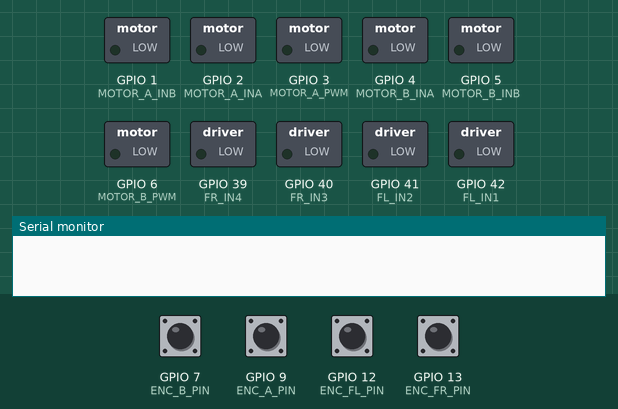
This sketch was run on a simulated ESP32-S3. Shown: switched loads named in the sketch (green lamp = pin HIGH), the last lines printed to the serial monitor. The inputs (shaded band) are chosen by the test bench; at power-on: GPIO 7 (ENC_B_PIN), GPIO 9 (ENC_A_PIN), GPIO 12 (ENC_FL_PIN), GPIO 13 (ENC_FR_PIN) HIGH.

Above: at 0.0 s.
At 1.1 s:
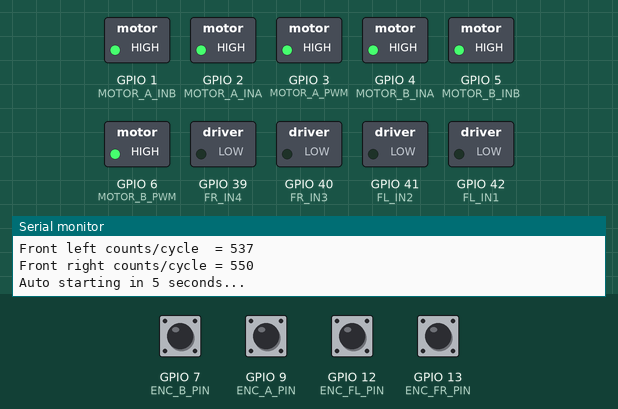
At 6.1 s:
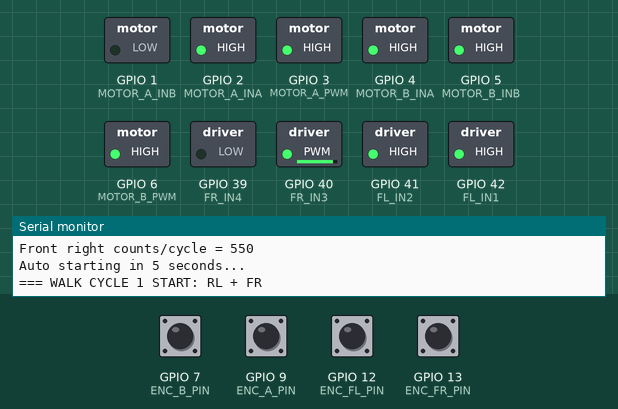
At 14.1 s:
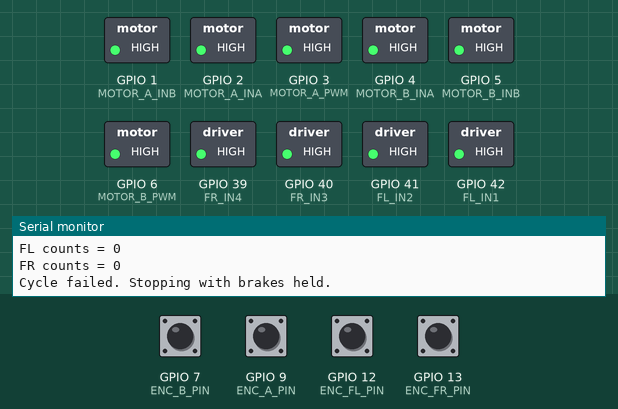
Timing chart, 0 to 15.6 s (numbered marks = the images above):
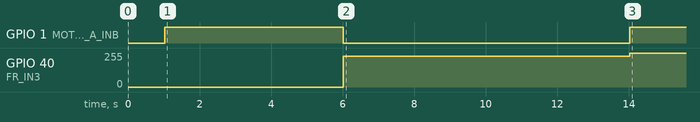

The sketch:

full_walk_2nditer.ino
```cpp
// ============================================================
// STAIR Robot — Diagonal Pair Walking Test (A A B B)
// Keep everything else the same as your pasted code:
// - same pins
// - same speed tuning
// - same stop/brake behavior
// - no delay between cycles
//
// Pattern:
//   Cycle 1: RL + FR
//   Cycle 2: RL + FR
//   Cycle 3: RR + FL
//   Cycle 4: RR + FL
//   Then repeat...
// ============================================================

// ---------------- Rear motor pins ----------------
#define MOTOR_A_INA   2
#define MOTOR_A_INB   1
#define MOTOR_A_PWM   3

#define MOTOR_B_INA   4
#define MOTOR_B_INB   5
#define MOTOR_B_PWM   6

// ---------------- Rear encoder pins ----------------
#define ENC_A_PIN     9   // rear left
#define ENC_B_PIN     7   // rear right

// ---------------- Front motor pins ----------------
#define FL_IN1        42
#define FL_IN2        41

#define FR_IN3        40
#define FR_IN4        39

// ---------------- Front encoder pins ----------------
#define ENC_FL_PIN    12
#define ENC_FR_PIN    13

// ---------------- Change this as needed ----------------
const int NUM_WALK_CYCLES = 30;

// ---------------- Counts ----------------
const long REAR_LEFT_COUNTS_PER_CYCLE   = 700;
const long REAR_RIGHT_COUNTS_PER_CYCLE  = 700;
const long FRONT_LEFT_COUNTS_PER_CYCLE  = 537;
const long FRONT_RIGHT_COUNTS_PER_CYCLE = 550;

// ---------------- Speed tuning ----------------
#define REAR_SPEED_MAX             255
#define REAR_SPEED_MIN             60
#define REAR_RAMP_DOWN_THRESHOLD   220

#define FRONT_SPEED_MAX            230
#define FRONT_SPEED_MIN            60
#define FRONT_RAMP_DOWN_THRESHOLD  160

#define TIMEOUT_MS                 8000

volatile long encCountA  = 0;   // rear left
volatile long encCountB  = 0;   // rear right
volatile long encCountFL = 0;   // front left
volatile long encCountFR = 0;   // front right

// ============================================================
// ISRs
// ============================================================
void IRAM_ATTR encoderA_ISR() {
  encCountA++;
}

void IRAM_ATTR encoderB_ISR() {
  encCountB++;
}

void IRAM_ATTR encoderFL_ISR() {
  encCountFL++;
}

void IRAM_ATTR encoderFR_ISR() {
  encCountFR++;
}

// ============================================================
// Helpers
// ============================================================
uint8_t rampSpeedFromRemaining(long remaining, long threshold, uint8_t minSpeed, uint8_t maxSpeed) {
  if (remaining >= threshold) return maxSpeed;
  if (remaining <= 0) return 0;
  return (uint8_t)map(remaining, 0, threshold, minSpeed, maxSpeed);
}

// ============================================================
// Rear motor control
// ============================================================
void rearLeftForward(uint8_t speed) {
  digitalWrite(MOTOR_A_INA, HIGH);
  digitalWrite(MOTOR_A_INB, LOW);
  ledcWrite(MOTOR_A_PWM, speed);
}

void rearRightForward(uint8_t speed) {
  digitalWrite(MOTOR_B_INA, HIGH);
  digitalWrite(MOTOR_B_INB, LOW);
  ledcWrite(MOTOR_B_PWM, speed);
}

// Keep your old rear stop behavior
void rearLeftStop() {
  digitalWrite(MOTOR_A_INA, HIGH);
  digitalWrite(MOTOR_A_INB, HIGH);
  ledcWrite(MOTOR_A_PWM, 255);
}

void rearRightStop() {
  digitalWrite(MOTOR_B_INA, HIGH);
  digitalWrite(MOTOR_B_INB, HIGH);
  ledcWrite(MOTOR_B_PWM, 255);
}

// ============================================================
// Front motor control
// ============================================================

// Left front forward: PWM on 42, 41 LOW
void frontLeftForward(uint8_t speed) {
  ledcWrite(FL_IN1, speed);
  digitalWrite(FL_IN2, LOW);
}

// Right front forward: PWM on 40, 39 LOW
void frontRightForward(uint8_t speed) {
  ledcWrite(FR_IN3, speed);
  digitalWrite(FR_IN4, LOW);
}

// Front active brake: both HIGH
void frontLeftBrake() {
  ledcWrite(FL_IN1, 255);
  digitalWrite(FL_IN2, HIGH);
}

void frontRightBrake() {
  ledcWrite(FR_IN3, 255);
  digitalWrite(FR_IN4, HIGH);
}

void frontLeftRelease() {
  ledcWrite(FL_IN1, 0);
  digitalWrite(FL_IN2, LOW);
}

void frontRightRelease() {
  ledcWrite(FR_IN3, 0);
  digitalWrite(FR_IN4, LOW);
}

// ============================================================
// Global helpers
// ============================================================
void stopRearMotors() {
  rearLeftStop();
  rearRightStop();
}

void brakeFrontMotors() {
  frontLeftBrake();
  frontRightBrake();
}

void releaseFrontMotors() {
  frontLeftRelease();
  frontRightRelease();
}

void holdAllStopped() {
  stopRearMotors();
  brakeFrontMotors();
}

// ============================================================
// One diagonal-pair cycle
//
// pairA = true  -> RL + FR
// pairA = false -> RR + FL
// ============================================================
bool walkOneDiagonalCycle(bool pairA, unsigned long &elapsedMs) {
  encCountA  = 0;
  encCountB  = 0;
  encCountFL = 0;
  encCountFR = 0;

  bool rlActive = pairA;
  bool frActive = pairA;
  bool rrActive = !pairA;
  bool flActive = !pairA;

  bool rlDone = !rlActive;
  bool rrDone = !rrActive;
  bool flDone = !flActive;
  bool frDone = !frActive;

  unsigned long startTime = millis();

  // Hold inactive pair stopped/braked
  if (!rlActive) rearLeftStop();
  if (!rrActive) rearRightStop();
  if (!flActive) frontLeftBrake();
  if (!frActive) frontRightBrake();

  // Start active pair
  if (rlActive) rearLeftForward(REAR_SPEED_MAX);
  if (rrActive) rearRightForward(REAR_SPEED_MAX);
  if (flActive) frontLeftForward(FRONT_SPEED_MAX);
  if (frActive) frontRightForward(FRONT_SPEED_MAX);

  while (!(rlDone && rrDone && flDone && frDone)) {
    if (millis() - startTime > TIMEOUT_MS) {
      holdAllStopped();

      Serial.println("TIMEOUT - one or more motors did not finish cycle");
      Serial.print("RL counts = "); Serial.println(encCountA);
      Serial.print("RR counts = "); Serial.println(encCountB);
      Serial.print("FL counts = "); Serial.println(encCountFL);
      Serial.print("FR counts = "); Serial.println(encCountFR);
      return false;
    }

    // ------------------------------------------------
    // KEEP BRAKE REASSERTED EVERY LOOP
    // inactive legs
    if (!rlActive) rearLeftStop();
    if (!rrActive) rearRightStop();
    if (!flActive) frontLeftBrake();
    if (!frActive) frontRightBrake();

    // finished legs
    if (rlDone) rearLeftStop();
    if (rrDone) rearRightStop();
    if (flDone) frontLeftBrake();
    if (frDone) frontRightBrake();
    // ------------------------------------------------

    // Rear Left
    if (!rlDone) {
      long remaining = REAR_LEFT_COUNTS_PER_CYCLE - encCountA;
      if (remaining <= 0) {
        rearLeftStop();
        rlDone = true;
      } else {
        uint8_t s = rampSpeedFromRemaining(
          remaining,
          REAR_RAMP_DOWN_THRESHOLD,
          REAR_SPEED_MIN,
          REAR_SPEED_MAX
        );
        ledcWrite(MOTOR_A_PWM, s);
      }
    }

    // Rear Right
    if (!rrDone) {
      long remaining = REAR_RIGHT_COUNTS_PER_CYCLE - encCountB;
      if (remaining <= 0) {
        rearRightStop();
        rrDone = true;
      } else {
        uint8_t s = rampSpeedFromRemaining(
          remaining,
          REAR_RAMP_DOWN_THRESHOLD,
          REAR_SPEED_MIN,
          REAR_SPEED_MAX
        );
        ledcWrite(MOTOR_B_PWM, s);
      }
    }

    // Front Left
    if (!flDone) {
      long remaining = FRONT_LEFT_COUNTS_PER_CYCLE - encCountFL;
      if (remaining <= 0) {
        frontLeftBrake();
        flDone = true;
      } else {
        uint8_t s = rampSpeedFromRemaining(
          remaining,
          FRONT_RAMP_DOWN_THRESHOLD,
          FRONT_SPEED_MIN,
          FRONT_SPEED_MAX
        );
        ledcWrite(FL_IN1, s);
      }
    }

    // Front Right
    if (!frDone) {
      long remaining = FRONT_RIGHT_COUNTS_PER_CYCLE - encCountFR;
      if (remaining <= 0) {
        frontRightBrake();
        frDone = true;
      } else {
        uint8_t s = rampSpeedFromRemaining(
          remaining,
          FRONT_RAMP_DOWN_THRESHOLD,
          FRONT_SPEED_MIN,
          FRONT_SPEED_MAX
        );
        ledcWrite(FR_IN3, s);
      }
    }
  }

  elapsedMs = millis() - startTime;
  return true;
}

// ============================================================
// Setup
// ============================================================
void setup() {
  Serial.begin(115200);
  delay(1000);

  Serial.println("STAIR - diagonal pair walking (A A B B)");
  Serial.println("Cycle 1: RL + FR");
  Serial.println("Cycle 2: RL + FR");
  Serial.println("Cycle 3: RR + FL");
  Serial.println("Cycle 4: RR + FL");
  Serial.println("Pattern repeats with no delay between cycles");

  Serial.print("NUM_WALK_CYCLES = ");
  Serial.println(NUM_WALK_CYCLES);

  Serial.print("Rear left counts/cycle   = ");
  Serial.println(REAR_LEFT_COUNTS_PER_CYCLE);

  Serial.print("Rear right counts/cycle  = ");
  Serial.println(REAR_RIGHT_COUNTS_PER_CYCLE);

  Serial.print("Front left counts/cycle  = ");
  Serial.println(FRONT_LEFT_COUNTS_PER_CYCLE);

  Serial.print("Front right counts/cycle = ");
  Serial.println(FRONT_RIGHT_COUNTS_PER_CYCLE);

  // Rear motor pins
  pinMode(MOTOR_A_INA, OUTPUT);
  pinMode(MOTOR_A_INB, OUTPUT);
  pinMode(MOTOR_B_INA, OUTPUT);
  pinMode(MOTOR_B_INB, OUTPUT);

  // Front motor pins
  pinMode(FL_IN1, OUTPUT);
  pinMode(FL_IN2, OUTPUT);
  pinMode(FR_IN3, OUTPUT);
  pinMode(FR_IN4, OUTPUT);

  // PWM attach
  ledcAttach(MOTOR_A_PWM, 20000, 8);
  ledcAttach(MOTOR_B_PWM, 20000, 8);
  ledcAttach(FL_IN1, 20000, 8);
  ledcAttach(FR_IN3, 20000, 8);

  // Encoder pins
  pinMode(ENC_A_PIN, INPUT);
  pinMode(ENC_B_PIN, INPUT);
  pinMode(ENC_FL_PIN, INPUT);
  pinMode(ENC_FR_PIN, INPUT);

  attachInterrupt(digitalPinToInterrupt(ENC_A_PIN),  encoderA_ISR,  CHANGE);
  attachInterrupt(digitalPinToInterrupt(ENC_B_PIN),  encoderB_ISR,  CHANGE);
  attachInterrupt(digitalPinToInterrupt(ENC_FL_PIN), encoderFL_ISR, CHANGE);
  attachInterrupt(digitalPinToInterrupt(ENC_FR_PIN), encoderFR_ISR, CHANGE);

  // Safe initial state
  stopRearMotors();
  releaseFrontMotors();

  Serial.println("Auto starting in 5 seconds...");
  delay(5000);

  for (int cycle = 1; cycle <= NUM_WALK_CYCLES; cycle++) {
    unsigned long tCycle = 0;

    // AABB pattern:
    // cycles 1,2 => pair A
    // cycles 3,4 => pair B
    // repeat
    bool pairA = (((cycle - 1) / 2) % 2 == 0);

    Serial.println();
    Serial.print("=== WALK CYCLE ");
    Serial.print(cycle);
    Serial.print(" START: ");
    Serial.println(pairA ? "RL + FR" : "RR + FL");

    bool ok = walkOneDiagonalCycle(pairA, tCycle);

    if (!ok) {
      Serial.println("Cycle failed. Stopping with brakes held.");
      holdAllStopped();
      return;
    }

    Serial.print("Cycle ");
    Serial.print(cycle);
    Serial.println(" complete.");
    Serial.print("Time = ");
    Serial.print(tCycle);
    Serial.println(" ms");

    Serial.print("RL counts = "); Serial.println(encCountA);
    Serial.print("RR counts = "); Serial.println(encCountB);
    Serial.print("FL counts = "); Serial.println(encCountFL);
    Serial.print("FR counts = "); Serial.println(encCountFR);
  }

  holdAllStopped();

  Serial.println();
  Serial.println("All requested walk cycles complete. Holding brake.");
}

void loop() {
  // nothing
}
```
